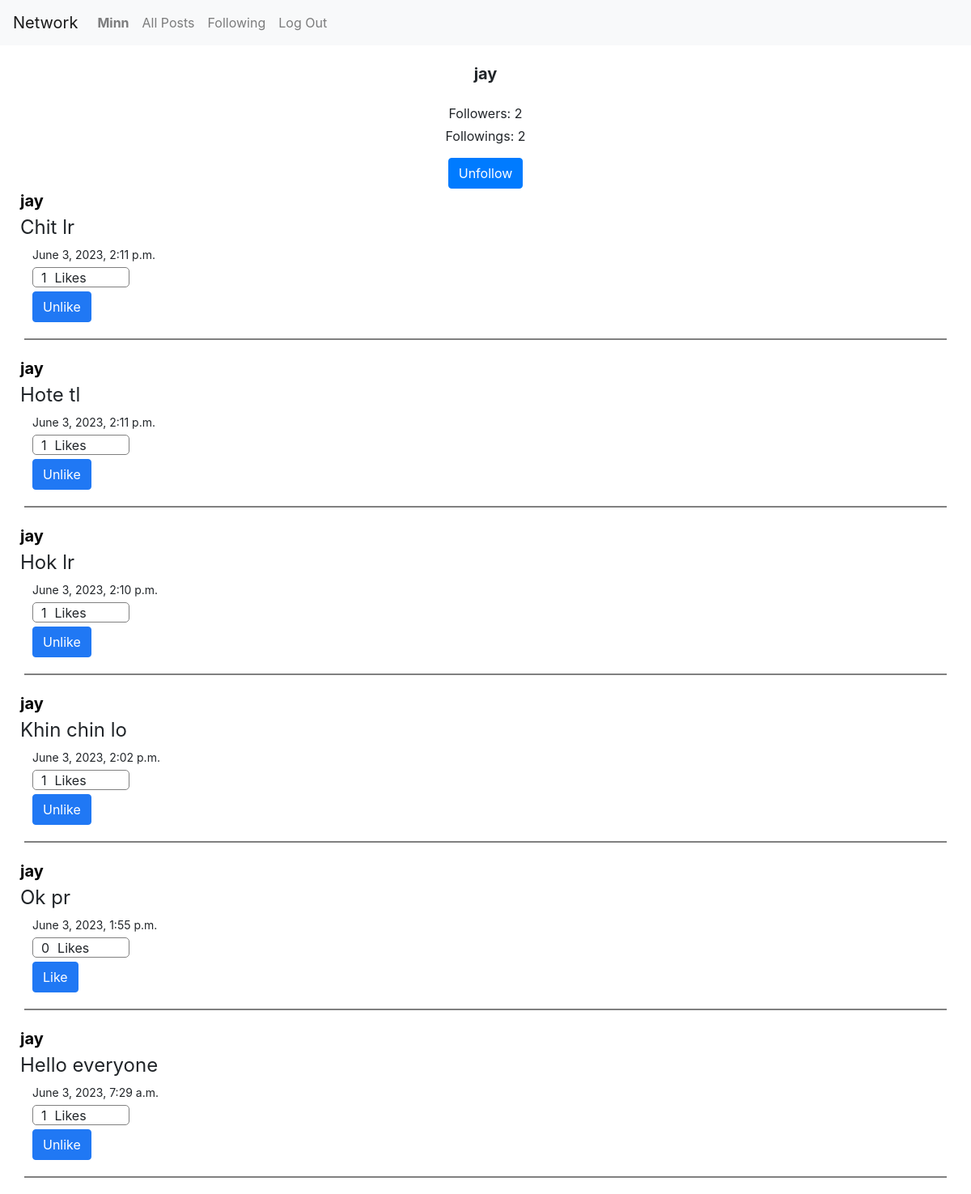
The app's page /profile/1 (signed in) with its own data.
### network/models.py (models this page shows)
class User(AbstractUser):
    pass

class Post(models.Model):
    user = models.ForeignKey("User", on_delete=models.CASCADE, related_name="poster")
    likes = models.ManyToManyField("User", related_name="liked_posts")
    timestamp = models.DateTimeField(auto_now_add=True)
    content = models.TextField(blank=True, null=False)

### network/views.py (the view)
# urls.py: path("profile/<str:user_id>", views.profile, name="profile"),
def profile(request, user_id):
    user = User.objects.get(pk=user_id)
    allPosts = Post.objects.filter(user=user).order_by("-timestamp")
    followings = Profile.objects.filter(follower=user).count()
    followers = Profile.objects.filter(following=user).count()
    if not request.user.is_authenticated:
        paginator = Paginator(allPosts, 10)
        pageNum = request.GET.get("page")
        pages = paginator.get_page(pageNum)
        return render(
            request,
            "network/profile.html",
            {
                "user": request.user,
                "user_profile": user,
                "followers": followers,
                "followings": followings,
                "posts": pages,
            },
        )
    else:
        if (
            Profile.objects.filter(
                following=user, follower=User.objects.get(pk=request.user.id)
            ).count()
            == 0
        ):
            isfollowing = False
        else:
            isfollowing = True
        paginator = Paginator(allPosts, 10)
        pageNum = request.GET.get("page")
        pages = paginator.get_page(pageNum)
        return render(
            request,
            "network/profile.html",
            {
                "user": request.user,
                "user_profile": user,
                "followers": followers,
                "followings": followings,
                "posts": pages,
                "isfollowing": isfollowing,
            },
        )

### network/templates/network/profile.html (shortened to what this page needs)
{% extends "network/layout.html" %}
{% load static %}
{% block body %}
    <div style="display: flex; flex-direction: column; align-items: center;">
        <div style="font-size: 20px; font-weight: bold; margin: 20px auto;">{{user_profile.username}}</div>
        <p style="margin: 2px auto;"> Followers:  {{ followers }} </p>
        <p style="margin: 2px auto 15px;"> Followings:  {{ followings }} </p>
        {% if user.is_authenticated %}
            {% if user_profile.id != user.id %}
                {% if isfollowing %}
                    <form action="{% url 'unfollow' %}" method="post">
                        <input type="submit" value="Unfollow" class="btn btn-primary">
                    </form>
                {% else %}
                    <form action="{% url 'follow' %}" method="post">
                        {% csrf_token %}
                        <input type="hidden" name="userfollow" value="{{ user_profile }}">
                        <input type="submit" value="Follow" class="btn btn-primary">
                    </form>
                {% endif %}
            {% endif %}
        {% endif %}
    </div>
    <div>
        {% for post in posts %}
            <a style="font-size: 20px; font-weight: bold; color: black; text-decoration: none;" href="{% url 'profile' post.user.id %}"><p style="margin: 0 0 0 25px;"> {{ post.user }} </p></a>
            <div style="display: flex; flex-direction: column">
                <div style="margin: 0px 0 5px 25px; font-size: 24px; font-weight: medium" class="card-text content" id="content{{ post.id }}">{{ post.content }}</div>
                <p style="font-size: 14px; margin: 0px 0 5px 40px"> {{ post.timestamp }} </p>
            </div>
            <div style="border-radius: 5px; display: flex; margin: 0 0 5px 40px; width: 10%; padding-left: 10px; height: 25px; border: 1px solid gray;">
                <div style="margin-right: 10px;" id="likes{{ post.id }}">{{ post.likes.all.count }}</div>
                Likes
            </div>
            {% if user.is_authenticated %}
                <button data-postid="{{ post.id }}" class="btn post-btn like" style="margin-left: 40px; background: white; border: 1px solid rgb(32, 120, 244); display: inline-block;">
                    {% if user in post.likes.all %}
                        Unlike
                    {% else %}
                        Like
                    {% endif %}
                </button>
            {% else %}
                <a class="btn like" style="background: white; border: 1px solid rgb(32, 120, 244); color:rgb(32, 120, 244); display: inline-block;" href="{% url 'login' %}">Like</a>
            {% endif %}
            <hr style="border: 1px solid gray; margin: 20px 30px;" >
        {% empty %}
            <p>No posts available</p>
        {% endfor %}
    </div>
{% endblock %}

### network/templates/network/layout.html (shortened to what this page needs)
{% load static %}
<!DOCTYPE html>
<html lang="en">
    <head>
        <link rel="stylesheet" href="https://stackpath.bootstrapcdn.com/bootstrap/4.4.1/css/bootstrap.min.css">
        <link href="{% static 'network/styles.css' %}" rel="stylesheet">
    </head>
    <body>
        <nav class="navbar navbar-expand-lg navbar-light bg-light">
            <a class="navbar-brand" href="{% url 'index' %}">Network</a>
            <div>
              <ul class="navbar-nav mr-auto">
                {% if user.is_authenticated %}
                    <li class="nav-item">
                        <a class="nav-link" href="{% url 'profile' user.id %}"><strong>{{ user.username }}</strong></a>
                    </li>
                {% endif %}
                <li class="nav-item">
                  <a class="nav-link" href="{% url 'index' %}">All Posts</a>
                </li>
                {% if user.is_authenticated %}
                    <li class="nav-item">
                        <a class="nav-link" href="{% url 'following' %}">Following</a>
                    </li>
                    <li class="nav-item">
                        <a class="nav-link" href="{% url 'logout' %}">Log Out</a>
                    </li>
                {% endif %}
              </ul>
            </div>
          </nav>
        <div class="body">
            {% block body %}
            {% endblock %}
        </div>
    </body>
</html>

### records on screen
User: username "Minn"
User: username "jay"
Post: user "jay", content "Chit lr", timestamp "June 3, 2023, 2:11 p.m.", likes.all.count "1", shows "Unlike"
Post: user "jay", content "Hote tl", timestamp "June 3, 2023, 2:11 p.m.", likes.all.count "1", shows "Unlike"
Post: user "jay", content "Hok lr", timestamp "June 3, 2023, 2:10 p.m.", likes.all.count "1", shows "Unlike"
Post: user "jay", content "Khin chin lo", timestamp "June 3, 2023, 2:02 p.m.", likes.all.count "1", shows "Unlike"
Post: user "jay", content "Ok pr", timestamp "June 3, 2023, 1:55 p.m.", likes.all.count "0", shows "Like"
Post: user "jay", content "Hello everyone", timestamp "June 3, 2023, 7:29 a.m.", likes.all.count "1", shows "Unlike"

### other values on screen
{{ followers }} "2"
{{ followings }} "2"
